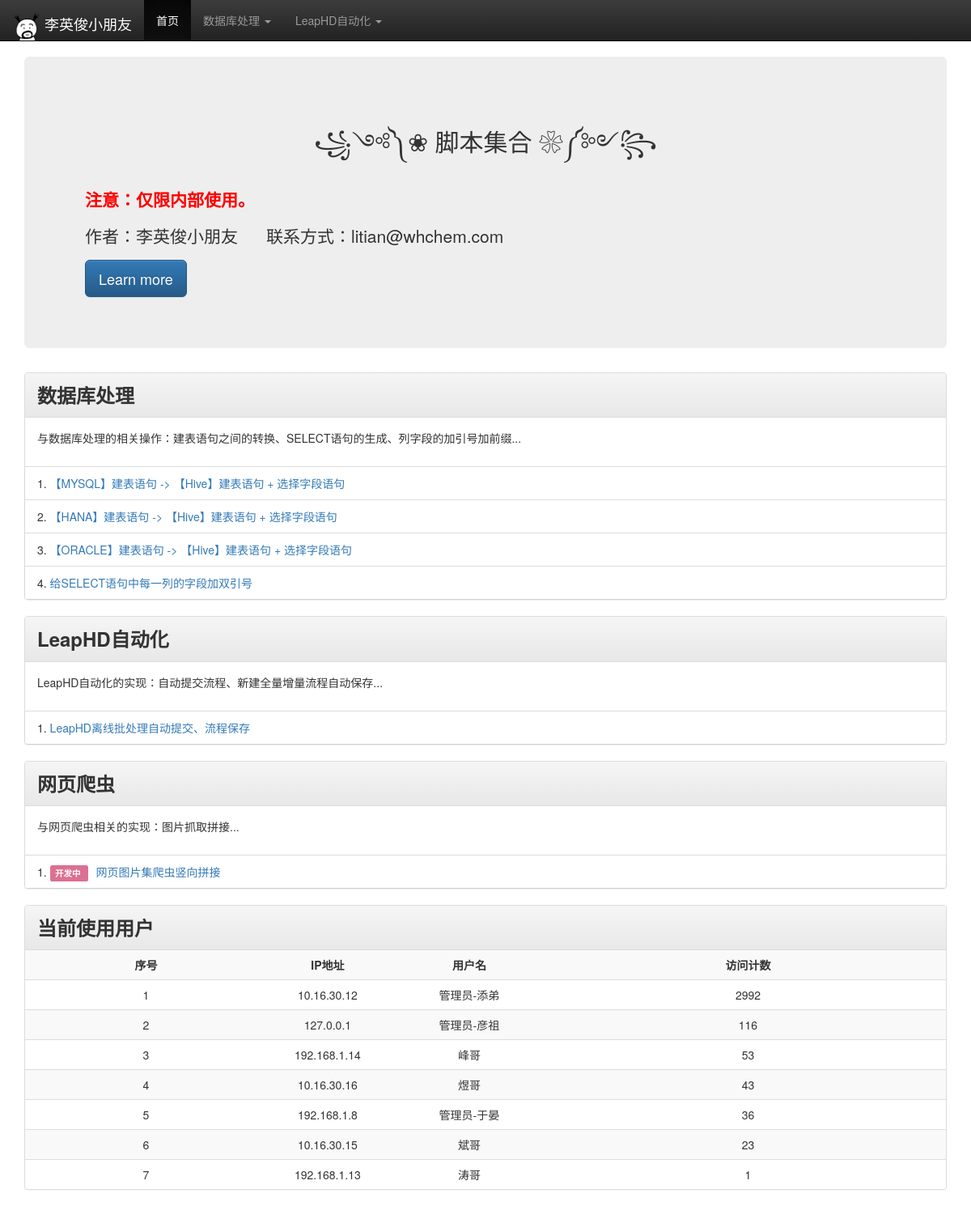
The page / on the database its author committed.
### app/models.py (models this page shows, shortened)
class FuncType(models.Model):
    func_type_name = models.CharField(max_length=64, verbose_name='功能类型')
    func_type_des = models.CharField(max_length=255, default=None, verbose_name='功能类型描述')
    shown_index = models.BooleanField(default=True, verbose_name='是否展示在主页')
    class Meta:
        db_table = 'MyFunc'
        verbose_name = verbose_name_plural = '我的功能'

class UrlManage(models.Model):
    func_name = models.CharField(max_length=255, unique=True, verbose_name='功能')
    func_url = models.CharField(max_length=64, unique=True, verbose_name='地址')
    func_url_name = models.CharField(max_length=64, default='', verbose_name='地址别名')
    func_type = models.ForeignKey(FuncType, default=0, on_delete=models.SET_DEFAULT, verbose_name='功能类型')
    func_des = models.CharField(max_length=255, default=None, verbose_name='功能描述')
    labels = (
        (1, '正常使用'),
        (2, '开发中'),
        (3, '开发者使用'),
        (4, '特定用户使用'),
    )
    func_label = models.IntegerField(default=1, choices=labels, verbose_name='状态')
    auth_role = models.ForeignKey(MyRole, default=2, verbose_name='访问角色权限', on_delete=models.PROTECT)
    class Meta:
        db_table = 'MyUrl'
        verbose_name = verbose_name_plural = '我的地址'

class User(models.Model):
    ip = models.CharField(max_length=32, unique=True, verbose_name='ip')
    name = models.CharField(max_length=255, default='未知', verbose_name='姓名')
    count = models.IntegerField(default=0, verbose_name='访问次数')
    is_admin = models.BooleanField(default=False, verbose_name='是否是管理员')
    rule = models.ForeignKey(MyRole, on_delete=models.SET_DEFAULT, null=True, blank=True, default=2)
    class Meta:
        db_table = 'MyUser'
        verbose_name = verbose_name_plural = '我的用户'

### app/views/index_views.py (the view)
# urls.py: path('', index_views.index, name='index'),
def index(request):
    users = User.objects.all().order_by('-count')
    functypes = FuncType.objects.filter(shown_index=True)
    funcs = UrlManage.objects.filter(func_type__shown_index=True)
    funcs_dict = {}
    for functype in functypes:
        funcs_dict[functype] = funcs.filter(func_type=functype)
    data = {
        'users': enumerate(users, 1),
        'funcs_dict': funcs_dict
    }
    return render(request, 'index.html', context=data)

### templates/index.html (shortened to what this page needs)
{% extends 'base.html' %}
{% load static %}
{% block header %}
    {{ block.super }}
    <link rel="stylesheet" href="{% static 'css/index.css' %}">
{% endblock %}
{% block content %}
    <div class="jumbotron">
        <div class="container">
            <div class="page-header">
                <h2>꧁༺༽❀ 脚本集合 ❀༼༻꧂</h2>
            </div>
            <p style="color: red; font-weight: bold">注意：仅限内部使用。</p>
            <p>作者：李英俊小朋友 &nbsp;&nbsp;&nbsp;&nbsp; 联系方式：litian@whchem.com</p>
            <p><a class="btn btn-primary btn-lg" href="#" role="button">Learn more</a></p>
        </div>
    </div>
    {% for topic, funcs in funcs_dict.items %}
        <div class="panel panel-default">
            <div class="panel-heading">
                <span class="my_index_title">{{ topic.func_type_name }}</span></div>
            <div class="panel-body">
                <p>{{ topic.func_type_des }}</p>
            </div>
            <ul class="list-group">
                {% for f in funcs %}
                    <li class="list-group-item">
                        <span>{{ forloop.counter }}. </span>
                        {% ifnotequal f.func_label 1 %}
                            <span class="label label-default">
                                {{ f.get_func_label_display }}
                            </span>
                        {% endifnotequal %}
                        <a href="{{ f.func_url }}">{{ f.func_name }}</a>
                    </li>
                {% endfor %}
            </ul>
        </div>
    {% endfor %}
    <div class="panel panel-default">
        <div class="panel-heading"><span class="my_index_title">当前使用用户</span></div>
        <table class="table table-striped">
            <tr>
                <th>序号</th>
                <th style="width: 150px">IP地址</th>
                <th style="width: 200px">用户名</th>
                <th>访问计数</th>
            </tr>
            {% for c, user in users %}
                <tr>
                    <td>{{ c }}</td>
                    <td>{{ user.ip }}</td>
                    <td>{{ user.name }}</td>
                    <td>{{ user.count }}</td>
                </tr>
            {% endfor %}
        </table>
    </div>
{% endblock %}

### templates/base.html (shortened to what this page needs)
{% load static %}
<!DOCTYPE html>
<html lang="en">
<head>
    {% block header %}
        <link rel="stylesheet" href="{% static 'bootstrap-3.4.1-dist/css/bootstrap.css' %}">
        <link rel="stylesheet" href="{% static 'bootstrap-3.4.1-dist/css/bootstrap-theme.css' %}">
        <link rel="stylesheet" href="{% static 'css/base.css' %}">
    {% endblock %}
</head>
{% block navbar %}
    <nav class="navbar navbar-inverse navbar-fixed-top">
        <div class="container-fluid">
            <div class="navbar-header">
                <a class="navbar-brand" href="/admin">
                    <span>
                        <img class="img-rounded" alt="Brand" src="{% static 'img/favicon.png' %}" height="175%">
                    </span>
                    李英俊小朋友
                </a>
            </div>
            <div class="collapse navbar-collapse" id="bs-example-navbar-collapse-1">
                <ul class="nav navbar-nav">
                    <li class="active"><a href="{% url '1:index' %}">首页 <span class="sr-only">(current)</span></a></li>
                    <li class="dropdown">
                        <a href="#" class="dropdown-toggle" data-toggle="dropdown" role="button" aria-haspopup="true"
                           aria-expanded="false">数据库处理 <span class="caret"></span></a>
                    </li>
                    <li class="dropdown">
                        <a href="#" class="dropdown-toggle" data-toggle="dropdown" role="button" aria-haspopup="true"
                           aria-expanded="false">LeapHD自动化 <span class="caret"></span></a>
                    </li>
                </ul>
            </div>
        </div>
    </nav>
{% endblock %}
<body>
<div class="container">
    {% block content %}{% endblock %}
</div>
</body>
</html>

### static/css/base.css (style rules this page uses)
body { padding-top: 70px; }

### static/css/index.css (style rules this page uses)
th { text-align: center; }
td { text-align: center; }
h2 { text-align: center; }
.my_index_title { font-weight: bolder; font-size: x-large; }
.label-default { background-color: palevioletred; margin-right: 10px; }

### rows shown on the page
FuncType: func_type_name "数据库处理", func_type_des "与数据库处理的相关操作：建表语句之间的转换、SELECT语句的生成、列字段的加引号加前缀..."
UrlManage: func_name "【MYSQL】建表语句 -> 【Hive】建表语句 + 选择字段语句"
UrlManage: func_name "【HANA】建表语句 -> 【Hive】建表语句 + 选择字段语句"
UrlManage: func_name "【ORACLE】建表语句 -> 【Hive】建表语句 + 选择字段语句"
UrlManage: func_name "给SELECT语句中每一列的字段加双引号"
FuncType: func_type_name "LeapHD自动化", func_type_des "LeapHD自动化的实现：自动提交流程、新建全量增量流程自动保存..."
UrlManage: func_name "LeapHD离线批处理自动提交、流程保存"
FuncType: func_type_name "网页爬虫", func_type_des "与网页爬虫相关的实现：图片抓取拼接..."
UrlManage: func_label "开发中", func_name "网页图片集爬虫竖向拼接"
User: id "1", ip "10.16.30.12", name "管理员-添弟", count "2992"
User: c "2", ip "127.0.0.1", name "管理员-彦祖", count "116"
User: c "3", ip "192.168.1.14", name "峰哥", count "53"
User: c "4", ip "10.16.30.16", name "煜哥", count "43"
User: c "5", ip "192.168.1.8", name "管理员-于晏", count "36"
User: id "6", ip "10.16.30.15", name "斌哥", count "23"
User: id "7", ip "192.168.1.13", name "涛哥", count "1"
